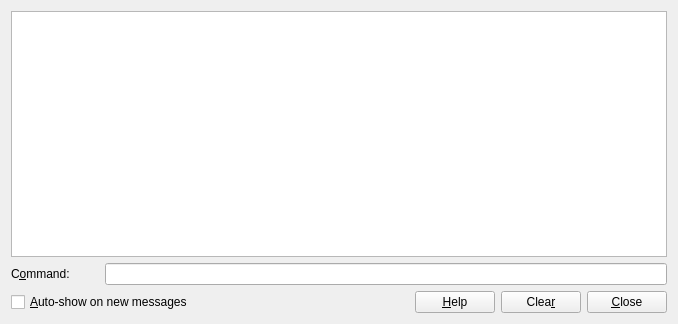
<ui version="4.0" >
 <class>QtPyDialogBase</class>
 <widget class="QDialog" name="QtPyDialogBase" >
  <property name="geometry" >
   <rect>
    <x>0</x>
    <y>0</y>
    <width>678</width>
    <height>324</height>
   </rect>
  </property>
  <property name="windowTitle" >
   <string>Serna Python Console</string>
  </property>
  <layout class="QGridLayout" >
   <item row="0" column="0" colspan="6" >
    <widget class="QTextBrowser" name="textEdit_" />
   </item>
   <item row="1" column="0" >
    <widget class="QLabel" name="commandLabel_" >
     <property name="text" >
      <string>C&amp;ommand:</string>
     </property>
     <property name="buddy" >
      <cstring>commandLineEdit_</cstring>
     </property>
    </widget>
   </item>
   <item row="1" column="1" colspan="5" >
    <widget class="QLineEdit" name="commandLineEdit_" />
   </item>
   <item row="2" column="0" colspan="2" >
    <widget class="QCheckBox" name="autoShow_" >
     <property name="text" >
      <string>&amp;Auto-show on new messages</string>
     </property>
    </widget>
   </item>
   <item row="2" column="2" >
    <spacer>
     <property name="orientation" >
      <enum>Qt::Horizontal</enum>
     </property>
     <property name="sizeHint" >
      <size>
       <width>208</width>
       <height>20</height>
      </size>
     </property>
    </spacer>
   </item>
   <item row="2" column="3" >
    <widget class="QPushButton" name="helpButton_" >
     <property name="text" >
      <string>&amp;Help</string>
     </property>
     <property name="autoDefault" >
      <bool>false</bool>
     </property>
    </widget>
   </item>
   <item row="2" column="4" >
    <widget class="QPushButton" name="clearButton_" >
     <property name="text" >
      <string>Clea&amp;r</string>
     </property>
     <property name="autoDefault" >
      <bool>false</bool>
     </property>
    </widget>
   </item>
   <item row="2" column="5" >
    <widget class="QPushButton" name="closeButton_" >
     <property name="text" >
      <string>&amp;Close</string>
     </property>
     <property name="autoDefault" >
      <bool>false</bool>
     </property>
    </widget>
   </item>
  </layout>
 </widget>
 <resources/>
 <connections/>
</ui>
